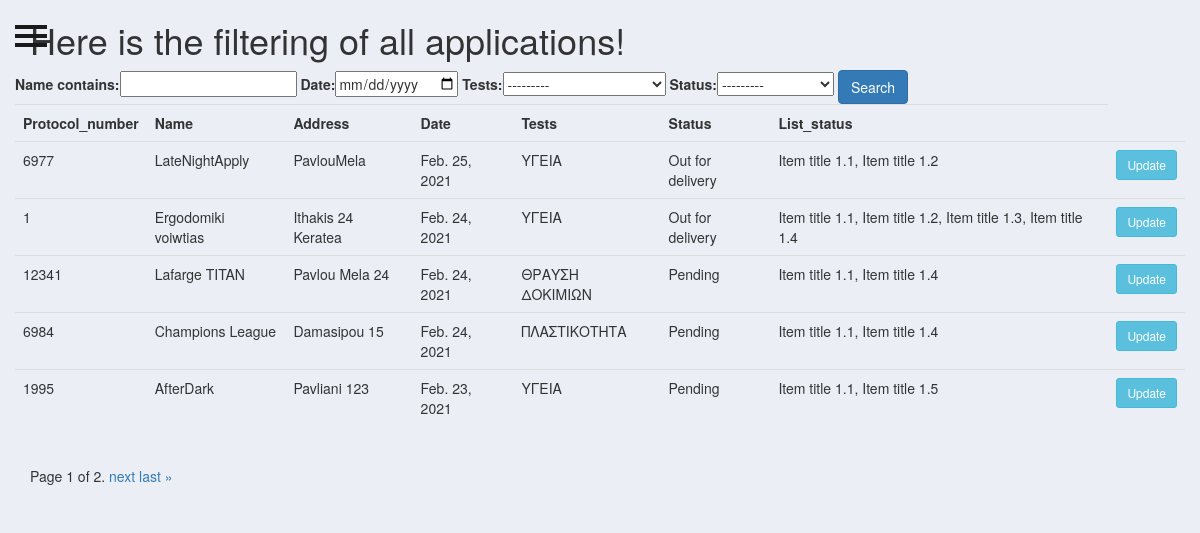
Screenshot of /applications/all_applications/ (signed in) with the database file from the repository.
### applications/models.py (models this page shows, shortened)
class Application(models.Model):
	MY_CHOICES = (('item_key1', 'Item title 1.1'),
              ('item_key2', 'Item title 1.2'),
              ('item_key3', 'Item title 1.3'),
              ('item_key4', 'Item title 1.4'),
              ('item_key5', 'Item title 1.5'))
	TESTS=(
	    ('ΥΓΕΙΑ', 'ΥΓΕΙΑ'),
	    ('ΠΛΑΣΤΙΚΟΤΗΤΑ', 'ΠΛΑΣΤΙΚΟΤΗΤΑ'),
	    ('ΕΙΣΚΟΜΙΣΗ ΜΗΤΡΩΝ', 'ΕΙΣΚΟΜΙΣΗ ΜΗΤΡΩΝ'),
		('ΘΡΑΥΣΗ ΔΟΚΙΜΙΩΝ', 'ΘΡΑΥΣΗ ΔΟΚΙΜΙΩΝ')
		)
	STATUS=(
		('Pending', 'Pending'),
        ('Out for delivery', 'Out for delivery'),
        ('Delivered', 'Delivered')
		)
	protocol_number = models.IntegerField()
	name = models.CharField(max_length=264,unique=True)
	address = models.CharField(max_length=264,unique=True)
	date = models.DateField(auto_now=True)
	tests = models.CharField(max_length=200, null=True, choices=TESTS)
	status = models.CharField(max_length=200, null=True, choices=STATUS)
	status_list = MultiSelectField(choices=MY_CHOICES,null=True)
	class Meta:
		ordering = ['-date']

### applications/views.py (the view)
# urls.py: path('all_applications/', views.all_applications, name="all_applications"),
def all_applications(request):
    applications = Application.objects.all()
    total_applications = applications.count()
    delivered = applications.filter(status='Delivered').count()
    pending = applications.filter(status='Pending').count()
    myFilter = OrderFilter(request.GET, queryset=applications)
    applications=myFilter.qs
    paginator = Paginator(applications, 5) # Show 25 contacts per page.
    page_number = request.GET.get('page')
    page_obj = paginator.get_page(page_number)
    context = {'page_obj': page_obj, 'applications': applications, 'delivered': delivered, 'pendind': pending , 'myFilter':myFilter}
    return render(request, 'applications/all_applications.html', context)

### applications/templates/applications/all_applications.html (shortened to what this page needs)
{% extends 'basic_app/newbase.html' %}
{% block body_block %}
  <h1>Here is the filtering of all applications!</h1>
  <div class="row">
	<div class="col">
		<div class="card card-body">
			<form method="get">
				{{myFilter.form}}
		    <button class="btn btn-primary" type="submit">Search</button>
		  </form>
		</div>
	</div>
</div>
  <div class="row">
	<div class="col-md">
	<div class="card card-body">
	<table class="table table-sm">
	<tr>
	    <th>Protocol_number</th>
	    <th>Name</th>
	    <th>Address</th>
	    <th>Date</th>
      <th>Tests</th>
      <th>Status</th>
      <th>List_status</th>
	</tr>
	{% for application  in page_obj %}
	<tr>
	    <td>{{application.protocol_number}}</td>
	    <td>{{application.name}}</td>
	    <td>{{application.address}}</td>
	    <td>{{application.date}}</td>
      <td>{{application.tests}}</td>
      <td>{{application.status}}</td>
      <td>{{application.status_list}}</td>
      <td><a class="btn btn-sm btn-info" href="{% url 'applications:updateOrder' application.id %}">Update</a></td>
	</tr>
	{% endfor %}
	</table>
	</div>
	</div>
</div>
<div class="pagination">
    <span class="step-links">
        <span class="current">
            Page {{ page_obj.number }} of {{ page_obj.paginator.num_pages }}.
        </span>
        {% if page_obj.has_next %}
            <a href="?page={{ page_obj.next_page_number }}">next</a>
            <a href="?page={{ page_obj.paginator.num_pages }}">last &raquo;</a>
        {% endif %}
    </span>
</div>
{% endblock %}

### basic_app/static/basic_app/css/homepage.css (style rules this page uses)
body { position: relative; overflow-x: hidden; background-color: #ebeff5; }
body, html { height: 100%; }

### rows the page displays
Application: protocol_number "6977", name "LateNightApply", address "PavlouMela", date "Feb. 25, 2021", tests "ΥΓΕΙΑ", status "Out for delivery", status_list "Item title 1.1, Item title 1.2"
Application: protocol_number "1", name "Ergodomiki voiwtias", address "Ithakis 24 Keratea", date "Feb. 24, 2021", tests "ΥΓΕΙΑ", status "Out for delivery", status_list "Item title 1.1, Item title 1.2, Item title 1.3, Item title 1.4"
Application: protocol_number "12341", name "Lafarge TITAN", address "Pavlou Mela 24", date "Feb. 24, 2021", tests "ΘΡΑΥΣΗ ΔΟΚΙΜΙΩΝ", status "Pending", status_list "Item title 1.1, Item title 1.4"
Application: protocol_number "6984", name "Champions League", address "Damasipou 15", date "Feb. 24, 2021", tests "ΠΛΑΣΤΙΚΟΤΗΤΑ", status "Pending", status_list "Item title 1.1, Item title 1.4"
Application: protocol_number "1995", name "AfterDark", address "Pavliani 123", date "Feb. 23, 2021", tests "ΥΓΕΙΑ", status "Pending", status_list "Item title 1.1, Item title 1.5"

### other values shown
{{ page_obj.number }} "1"
{{ page_obj.paginator.num_pages }} "2"
